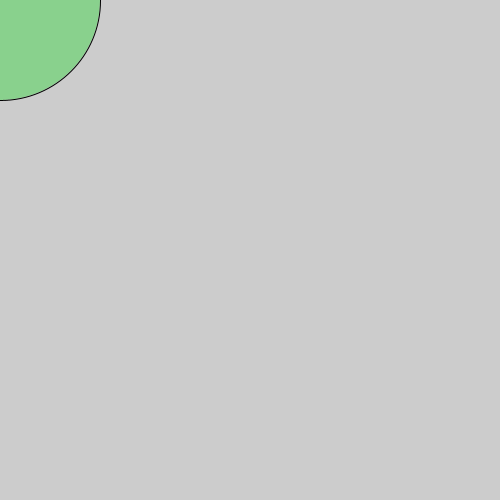
Frame 1 (no input)
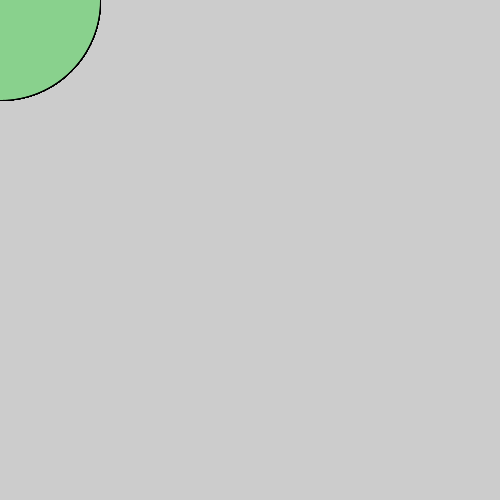
Frame 60 (the mouse pressed at the canvas centre just before this capture)
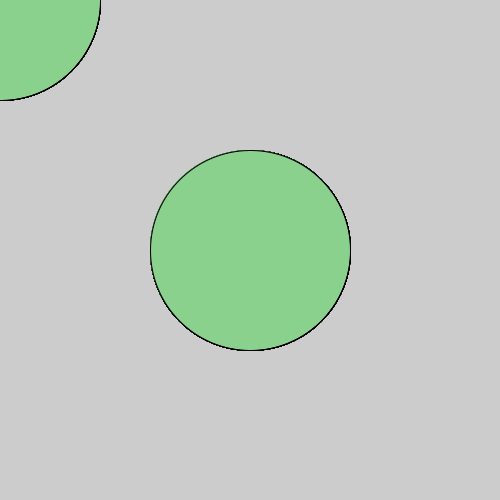
Frame 120 (the mouse held since frame 60 and released just before this capture)

The Processing sketch that drew these frames (run headless with seeded random() and noise(); from frame 60 on, the mouse is pressed at the canvas centre):

// Processing sketch: processing_35435
// ── processing_35435.pde

void setup()
{
size(500,500);
fill(137, 209, 141);

}
void draw()
{
ellipse(mouseX,mouseY,200, 200);
}

                
                                
